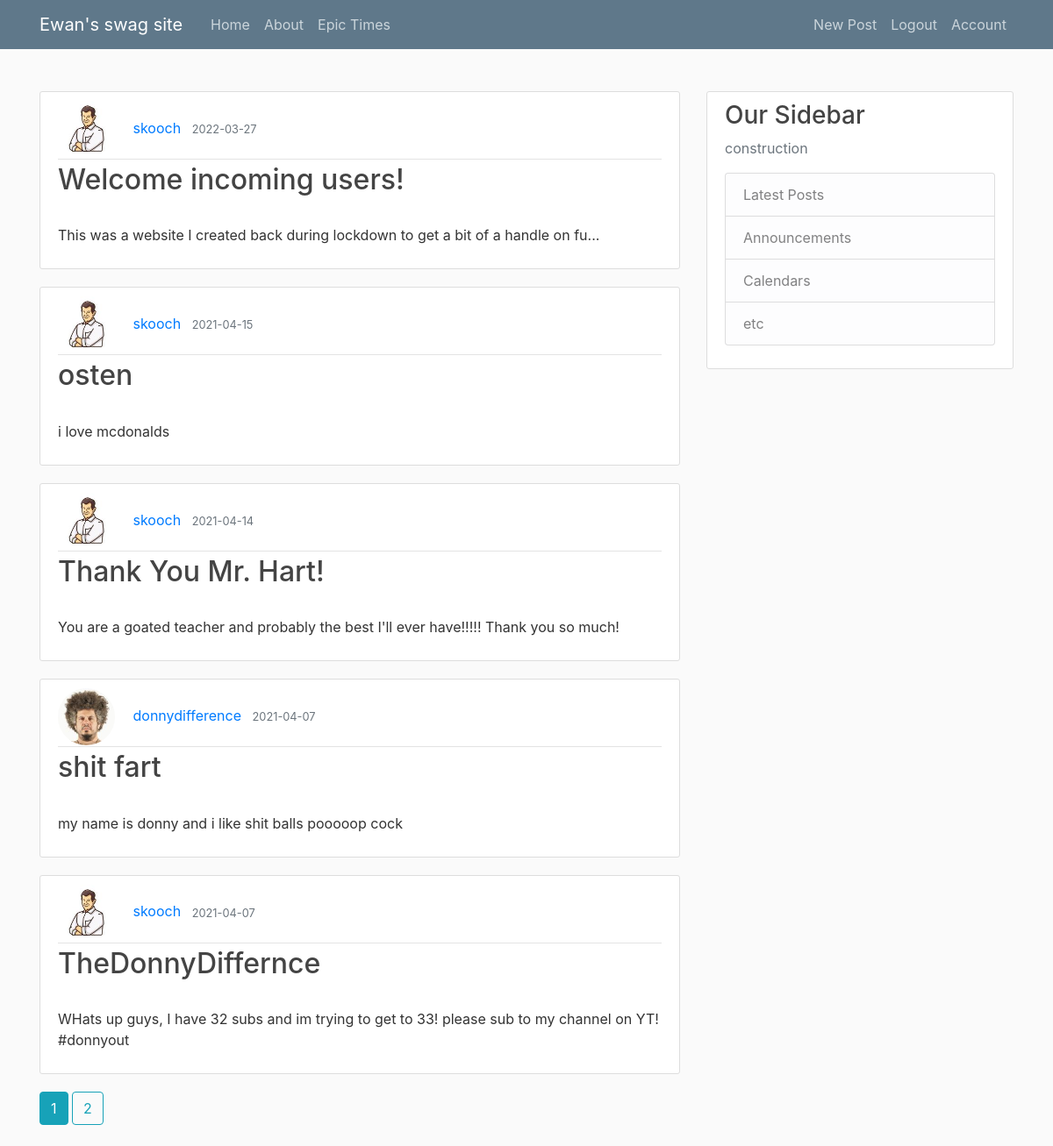
Screenshot of /home (signed in) with the database file from the repository.
### flask_attempt/models.py (models this page shows, shortened)
class Post(db.Model):
    id = db.Column(db.Integer, primary_key=True)
    title = db.Column(db.String(100), nullable=False)
    date_posted = db.Column(db.DateTime, nullable=False, default=datetime.utcnow)
    content = db.Column(db.Text, nullable=False)
    user_id = db.Column(db.Integer, db.ForeignKey('user.id'), nullable=False)

class User(db.Model, UserMixin):
    id = db.Column(db.Integer, primary_key=True)
    username = db.Column(db.String(20), unique=True, nullable=False)
    email = db.Column(db.String(120), unique=True, nullable=False)
    image_file = db.Column(db.String(20), nullable=False, default='default.jpg')
    password = db.Column(db.String(60), nullable=False)
    posts = db.relationship('Post', backref='author', lazy=True)

### flask_attempt/routes.py (the view)
@app.route("/")
@app.route("/home")    #different routes for the website (home, about, etc.)
def home():
    page = request.args.get('page',1,type=int)
    posts = Post.query.order_by(Post.date_posted.desc()).paginate(per_page = 5)
    return render_template('home.html', posts = posts) #returns the premade html templates which are stored in the directory

### flask_attempt/models.py (called while the page is built)
@login_manager.user_loader
def load_user(user_id):
    return User.query.get(int(user_id))

### flask_attempt/templates/home.html
﻿{% extends "layout.html" %}
{% block content %}
    {% for post in posts.items %}
<article class="media content-section">
    <div class="media-body">
        <div class="article-metadata">
            <img class="rounded-circle article-img" src="{{url_for('static',filename = 'profile_pics/' + post.author.image_file)}}" />
            <a class="mr-2" href="{{url_for('user_posts', username = post.author.username)}}">{{ post.author.username }}</a>
            <small class="text-muted">{{ post.date_posted.strftime('%Y-%m-%d') }}</small>
        </div>
        <h2><a class="article-title" href="{{url_for('post' , post_id= post.id)}}">{{ post.title }}</a></h2>
        {% if post.content|length > 100 %}
        <p class="article-content">
            {{ post.content[0:80] }}...
        </p>
        {% else %}
        <p class="article-content">
            {{ post.content }}
        </p>
        {% endif %}
    </div>
</article>
    {% endfor %}
{% for page_num in posts.iter_pages(left_edge = 1,right_edge = 1, left_current= 1,right_current =2,) %}
    {% if page_num %}
        {% if posts.page == page_num %}
            <a class="btn btn-info mb-4" href="{{url_for('home',page = page_num)}}">{{page_num}}</a>
        {% else %}
            <a class="btn btn-outline-info mb-4" href="{{url_for('home',page = page_num)}}">{{page_num}}</a>
        {% endif %}
    {% else %}
        ...
    {% endif %}
{% endfor %}
{% endblock content %}

### flask_attempt/static/main.css (style rules this page uses)
body { background: #fafafa; color: #333333; margin-top: 5rem; }
h1, h2, h3, h4, h5, h6 { color: #444444; }
.content-section { background: #ffffff; padding: 10px 20px; border: 1px solid #dddddd; border-radius: 3px; margin-bottom: 20px; }
.article-title { color: #444444; }
.article-content { white-space: pre-line; }
.article-img { height: 65px; width: 65px; margin-right: 16px; }
.article-metadata { padding-bottom: 1px; margin-bottom: 4px; border-bottom: 1px solid #e3e3e3 }

### rows the page displays
Post: image_file (picture), author.username "skooch", date_posted "2022-03-27", title "Welcome incoming users!", content "This was a website I created back during lockdown to get a bit of a handle on fu"
Post: image_file (picture), author.username "skooch", date_posted "2021-04-15", title "osten", content "i love mcdonalds"
Post: image_file (picture), author.username "skooch", date_posted "2021-04-14", title "Thank You Mr. Hart!", content "You are a goated teacher and probably the best I'll ever have!!!!! Thank you so much!"
Post: image_file (picture), author.username "donnydifference", date_posted "2021-04-07", title "shit fart", content "my name is donny and i like shit balls pooooop cock"
Post: image_file (picture), author.username "skooch", date_posted "2021-04-07", title "TheDonnyDiffernce", content "WHats up guys, I have 32 subs and im trying to get to 33! please sub to my channel on YT! #donnyout"

### other values shown
{{ page_num }} "1"
{{ page_num }} "2"
